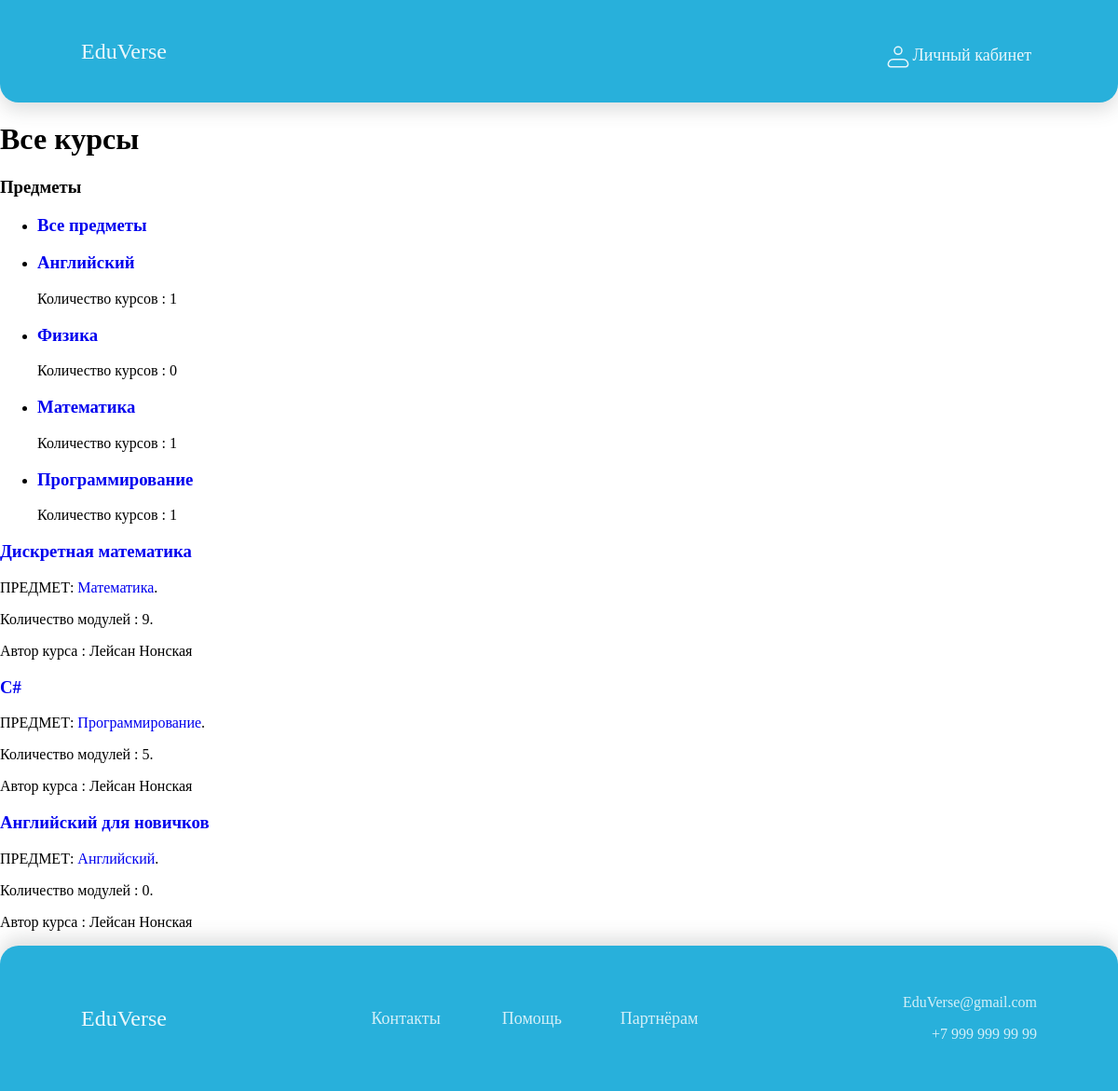
The app's page / (signed in) with its own data.
### courses/models.py (models this page shows, shortened)
class Subject(models.Model):
    title = models.CharField(max_length=200)
    slug = models.SlugField(max_length=200, unique=True)
    class Meta:
        ordering = ['title']
    def __str__(self):
        return self.title

class Course(models.Model):
    owner = models.ForeignKey(User,
                              related_name='courses_created',
                              on_delete=models.CASCADE)
    subject = models.ForeignKey(Subject,
                                related_name='courses',
                                on_delete=models.CASCADE)
    title = models.CharField(max_length=200)
    slug = models.SlugField(max_length=200, unique=True)
    overview = models.TextField()
    created = models.DateTimeField(auto_now_add=True)
    students = models.ManyToManyField(User,
                                      related_name='courses_joined',
                                      blank=True)
    class Meta:
        ordering = ['-created']

### courses/views.py (the view)
# urls.py: path('', CourseListView.as_view(), name='course_list'),
class CourseListView(TemplateResponseMixin, View):
    model = Course
    template_name = 'courses/course/list.html'
    def get(self, request, subject=None):
        subjects = Subject.objects.annotate(
                        total_courses=Count('courses'))
        courses = Course.objects.annotate(
                        total_modules=Count('modules'))
        if subject:
            subject = get_object_or_404(Subject, slug=subject)
            courses = courses.filter(subject=subject)
        return self.render_to_response({'subjects': subjects,
                                        'subject': subject,
                                        'courses': courses})

### courses/templates/courses/course/list.html (shortened to what this page needs)
{% extends "base.html" %}
{% block content %}
  <h1>
    {% if subject %}
      {{ subject.title }} courses
    {% else %}
      Все курсы
    {% endif %}
  </h1>
  <div class="contents">
    <h3>Предметы</h3>
    <ul id="modules">
      <li {% if not subject %}class="selected"{% endif %}>
        <h3>
        <a href='{% url "course_list" %}'>Все предметы</a>
        </h3>
      </li>
      {% for s in subjects %}
        <li {% if subject == s %}class="selected"{% endif %}>
          <h3>
          <a href='{% url "course:course_list_subject" s.slug %}'>
            {{ s.title }}
            </h3>
        </li>
      <span> Количество курсов : {{ s.total_courses }} </span>
      {% endfor %}
    </ul>
  </div>
  <div class="module">
    {% for course in courses %}
      {% with subject=course.subject %}
        <h3>
          <a href='{% url "course:course_detail" course.slug %}'>
            {{ course.title }}
          </a>
        </h3>
        <p>
          ПРЕДМЕТ:
          <a href='{% url "course:course_list_subject" subject.slug %}'>{{ subject }}</a>.
        </p>
        <p>Количество модулей : {{ course.total_modules }}.</p>
        <p>Автор курса : {{ course.owner.get_full_name }}</p>
      {% endwith %}
    {% endfor %}
  </div>
{% endblock %}

### courses/static/base.css (style rules this page uses)
html { height: 100%; }
body { height: 100%; margin: 0; font-family: Gilroy-Medium; font-weight: 500; }
h1 { font-family: Gilroy-Semibold; font-weight: 600; }
a { text-decoration: none; }

### records on screen
Subject: title "Английский", total_courses "1"
Subject: title "Физика", total_courses "0"
Subject: title "Математика", total_courses "1"
Subject: title "Программирование", total_courses "1"
Course: title "Дискретная математика", subject "Математика", total_modules "9", owner.get_full_name "Лейсан Нонская"
Course: title "C#", subject "Программирование", total_modules "5", owner.get_full_name "Лейсан Нонская"
Course: title "Английский для новичков", subject "Английский", total_modules "0", owner.get_full_name "Лейсан Нонская"
